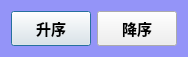
<?xml version="1.0" encoding="UTF-8"?>
<ui version="4.0">
 <class>dlgSort</class>
 <widget class="QDialog" name="dlgSort">
  <property name="geometry">
   <rect>
    <x>0</x>
    <y>0</y>
    <width>174</width>
    <height>53</height>
   </rect>
  </property>
  <property name="font">
   <font>
    <family>楷体</family>
    <pointsize>11</pointsize>
    <weight>50</weight>
    <italic>false</italic>
    <bold>false</bold>
   </font>
  </property>
  <property name="windowTitle">
   <string>选择排序方法</string>
  </property>
  <property name="windowIcon">
   <iconset>
    <normaloff>:/wk.ico</normaloff>:/wk.ico</iconset>
  </property>
  <property name="styleSheet">
   <string notr="true">QDialog
{
	
	font: 11pt &quot;楷体&quot;;
	background-color: rgb(148, 148, 248);
}</string>
  </property>
  <layout class="QHBoxLayout" name="horizontalLayout">
   <item>
    <widget class="QPushButton" name="pushButton">
     <property name="minimumSize">
      <size>
       <width>0</width>
       <height>35</height>
      </size>
     </property>
     <property name="font">
      <font>
       <family>楷体</family>
       <pointsize>11</pointsize>
       <weight>75</weight>
       <bold>true</bold>
      </font>
     </property>
     <property name="text">
      <string>升序</string>
     </property>
     <property name="icon">
      <iconset>
       <normaloff>:/up.png</normaloff>:/up.png</iconset>
     </property>
    </widget>
   </item>
   <item>
    <widget class="QPushButton" name="pushButton_2">
     <property name="minimumSize">
      <size>
       <width>0</width>
       <height>35</height>
      </size>
     </property>
     <property name="font">
      <font>
       <family>楷体</family>
       <pointsize>11</pointsize>
       <weight>75</weight>
       <bold>true</bold>
      </font>
     </property>
     <property name="text">
      <string>降序</string>
     </property>
     <property name="icon">
      <iconset>
       <normaloff>:/down.png</normaloff>:/down.png</iconset>
     </property>
    </widget>
   </item>
  </layout>
 </widget>
 <resources/>
 <connections>
  <connection>
   <sender>pushButton</sender>
   <signal>clicked()</signal>
   <receiver>dlgSort</receiver>
   <slot>accept()</slot>
   <hints>
    <hint type="sourcelabel">
     <x>43</x>
     <y>30</y>
    </hint>
    <hint type="destinationlabel">
     <x>49</x>
     <y>47</y>
    </hint>
   </hints>
  </connection>
  <connection>
   <sender>pushButton_2</sender>
   <signal>clicked()</signal>
   <receiver>dlgSort</receiver>
   <slot>reject()</slot>
   <hints>
    <hint type="sourcelabel">
     <x>133</x>
     <y>35</y>
    </hint>
    <hint type="destinationlabel">
     <x>159</x>
     <y>4</y>
    </hint>
   </hints>
  </connection>
 </connections>
</ui>
